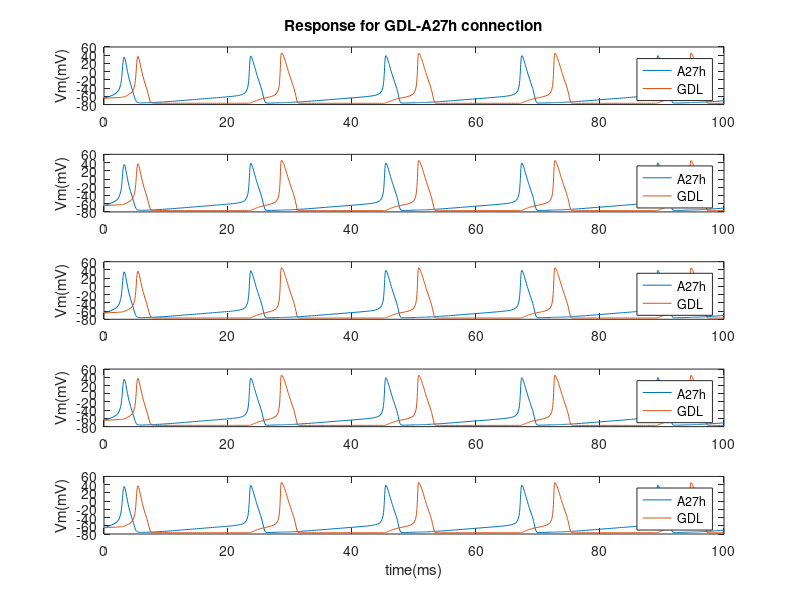

Recreate this plot in MATLAB.
% Sequence connection for the EI neuron connection within the sequence of GDL to A27h
% Model basis: Hodgkin huxley model
% Description: within 10 neurons (5E-5I, intra(I-E),inter(E-I))
% Main contents: 1) parameter; 2) function; 3) solver;

%% Basic function relations
% DIFFERENTIAL EQUATIONS:
%  E_v' = ((E_input1_Iapp+E_input1_noise*randn(1,E_Npop)))+((E_ina_INa(E_v,E_ina_m,E_ina_h))+((E_ik_IK(E_v,E_ik_n))))+((-E_I_igaba_ISYN(E_v,E_I_igaba_s)))
%  E_ina_m' =  E_ina_aM(E_v).*(1-E_ina_m)-E_ina_bM(E_v).*E_ina_m
%  E_ina_h' =  E_ina_aH(E_v).*(1-E_ina_h)-E_ina_bH(E_v).*E_ina_h
%  E_ik_n' =  E_ik_aN(E_v).*(1-E_ik_n)-E_ik_bN(E_v).*E_ik_n
%  I_v' = ((I_input1_Iapp+I_input1_noise*randn(1,I_Npop)))+((I_ina_INa(I_v,I_ina_m,I_ina_h))+((I_ik_IK(I_v,I_ik_n))))+((-I_E_iampa_ISYN(I_v,I_E_iampa_s)))
%  I_ina_m' =  I_ina_aM(I_v).*(1-I_ina_m)-I_ina_bM(I_v).*I_ina_m
%  I_ina_h' =  I_ina_aH(I_v).*(1-I_ina_h)-I_ina_bH(I_v).*I_ina_h
%  I_ik_n' =  I_ik_aN(I_v).*(1-I_ik_n)-I_ik_bN(I_v).*I_ik_n
%  E_I_igaba_s' = -E_I_igaba_s./E_I_igaba_tauD+((1-E_I_igaba_s)/E_I_igaba_tauR).*(1+tanh(I_v/10))
%  I_E_iampa_s' = -I_E_iampa_s./I_E_iampa_tauD+((1-I_E_iampa_s)/I_E_iampa_tauR).*(1+tanh(E_v/10))
% Initial conditions:
%  E_v(0) = -65 * ones(1,E_Npop)
%  E_ina_m(0) = .1*ones(1,E_Npop)
%  E_ina_h(0) = .1*ones(1,E_Npop)
%  E_ik_n(0) = 0*ones(1,E_Npop)
%  I_v(0) = -65 * ones(1,I_Npop)
%  I_ina_m(0) = .1*ones(1,I_Npop)
%  I_ina_h(0) = .1*ones(1,I_Npop)
%  I_ik_n(0) = 0*ones(1,I_Npop)
%  E_I_igaba_s(0) = .1*ones(1,I_Npop)
%  I_E_iampa_s(0) = .1*ones(1,E_Npop)

clc;
clear all;

%% Parameter Space:
% Sodium conductance:120; Potasium condunctance:36; 
% E-Input current:5; I-Input current:0;
% E-num:1; E-num:1;
  E_ina_gNa = +120.0000; E_ik_gK = +36.0000; 
  E_input1_Iapp = +5.0000; E_input1_noise = +0.0000; 
  E_Npop = +1.0000;     % represent for the number in each neuron groups;
  I_ina_gNa = +120.0000; I_ik_gK = +36.0000;
  I_input1_Iapp = +0.0000; I_input1_noise = +0.0000; 
  I_Npop = +1.0000;
  E3_ina_gNa = +120.0000; E3_ik_gK = +36.0000;
  E3_input1_Iapp = +5.0000; E3_input1_noise = +0.0000; 
  E3_Npop = +1.0000;
  I4_ina_gNa = +120.0000; I4_ik_gK = +36.0000; 
  I4_input1_Iapp = +0.0000; I4_input1_noise = +0.0000; 
  I4_Npop = +1.0000;
  E5_ina_gNa = +120.0000; E5_ik_gK = +36.0000;
  E5_input1_Iapp = +5.0000; E5_input1_noise = +0.0000; 
  E5_Npop = +1.0000;
  I6_ina_gNa = +120.0000; I6_ik_gK = +36.0000;
  I6_input1_Iapp = +0.0000; I6_input1_noise = +0.0000; 
  I6_Npop = +1.0000;
  E7_ina_gNa = +120.0000; E7_ik_gK = +36.0000;
  E7_input1_Iapp = +5.0000; E7_input1_noise = +0.0000; 
  E7_Npop = +1.0000;
  I8_ina_gNa = +120.0000; I8_ik_gK = +36.0000;
  I8_input1_Iapp = +0.0000; I8_input1_noise = +0.0000; 
  I8_Npop = +1.0000;
  E9_ina_gNa = +120.0000; E9_ik_gK = +36.0000;
  E9_input1_Iapp = +5.0000; E9_input1_noise = +0.0000; 
  E9_Npop = +1.0000;
  I10_ina_gNa = +120.0000; I10_ik_gK = +36.0000;
  I10_input1_Iapp = +0.0000; I10_input1_noise = +0.0000; 
  I10_Npop = +1.0000;
% Synaptic connection:(GDL-A27h-GDL)
  E_I_igaba_gSYN = +0.2500; E_I_igaba_ESYN = -80.0000;
  E_I_igaba_tauD = +10.0000; E_I_igaba_tauR = +0.4000;
  I4_E_iampa_gSYN = +0.1000; I4_E_iampa_ESYN = +0.0000;
  I4_E_iampa_tauD = +2.0000; I4_E_iampa_tauR = +0.4000;
  E3_I4_igaba_gSYN = +0.2500; E3_I4_igaba_ESYN = -80.0000;
  E3_I4_igaba_tauD = +10.0000; E3_I4_igaba_tauR = +0.4000;
  I6_E3_iampa_gSYN = +0.1000; I6_E3_iampa_ESYN = +0.0000;
  I6_E3_iampa_tauD = +2.0000; I6_E3_iampa_tauR = +0.4000;  
  E5_I6_igaba_gSYN = +0.2500; E5_I6_igaba_ESYN = -80.0000;
  E5_I6_igaba_tauD = +10.0000; E5_I6_igaba_tauR = +0.4000;
  I8_E5_iampa_gSYN = +0.1000; I8_E5_iampa_ESYN = +0.0000;
  I8_E5_iampa_tauD = +2.0000; I8_E5_iampa_tauR = +0.4000;
  E7_I8_igaba_gSYN = +0.2500; E7_I8_igaba_ESYN = -80.0000;
  E7_I8_igaba_tauD = +10.0000; E7_I8_igaba_tauR = +0.4000;
  I10_E7_iampa_gSYN = +0.1000; I10_E7_iampa_ESYN = +0.0000;
  I10_E7_iampa_tauD = +2.0000; I10_E7_iampa_tauR = +0.4000;  
  E9_I10_igaba_gSYN = +0.2500; E9_I10_igaba_ESYN = -80.0000;
  E9_I10_igaba_tauD = +10.0000; E9_I10_igaba_tauR = +0.4000;
  I_E9_iampa_gSYN = +0.1000; I_E9_iampa_ESYN = +0.0000;
  I_E9_iampa_tauD = +2.0000; I_E9_iampa_tauR = +0.4000;
  
% Neuron population setting:
  E_I_igaba_netcon = ones(I_Npop,E_Npop);
  I4_E_iampa_netcon = ones(E_Npop,I4_Npop);
  E3_I4_igaba_netcon = ones(I4_Npop,E3_Npop);
  I6_E3_iampa_netcon = ones(E3_Npop,I6_Npop);
  E5_I6_igaba_netcon = ones(I6_Npop,E5_Npop);
  I8_E5_iampa_netcon = ones(E5_Npop,I8_Npop);
  E7_I8_igaba_netcon = ones(I8_Npop,E7_Npop);
  I10_E7_iampa_netcon = ones(E7_Npop,I10_Npop);
  E9_I10_igaba_netcon = ones(I10_Npop,E9_Npop);
  I_E9_iampa_netcon = ones(E9_Npop,I_Npop);
  
%% Functions:
  E_ina_INa = @(E_v,E_ina_m,E_ina_h) -E_ina_gNa.*E_ina_m.^3.*E_ina_h.*(E_v-50);
  E_ina_aM = @(E_v) (2.5-.1*(E_v+65))./(exp(2.5-.1*(E_v+65))-1);
  E_ina_bM = @(E_v) 4*exp(-(E_v+65)/18);
  E_ina_aH = @(E_v) .07*exp(-(E_v+65)/20);
  E_ina_bH = @(E_v) 1./(exp(3-.1*(E_v+65))+1);
  E_ik_IK = @(E_v,E_ik_n) -E_ik_gK.*E_ik_n.^4.*(E_v+77);
  E_ik_aN = @(E_v) (.1-.01*(E_v+65))./(exp(1-.1*(E_v+65))-1);
  E_ik_bN = @(E_v) .125*exp(-(E_v+65)/80);
  I_ina_INa = @(I_v,I_ina_m,I_ina_h) -I_ina_gNa.*I_ina_m.^3.*I_ina_h.*(I_v-50);
  I_ina_aM = @(I_v) (2.5-.1*(I_v+65))./(exp(2.5-.1*(I_v+65))-1);
  I_ina_bM = @(I_v) 4*exp(-(I_v+65)/18);
  I_ina_aH = @(I_v) .07*exp(-(I_v+65)/20);
  I_ina_bH = @(I_v) 1./(exp(3-.1*(I_v+65))+1);
  I_ik_IK = @(I_v,I_ik_n) -I_ik_gK.*I_ik_n.^4.*(I_v+77);
  I_ik_aN = @(I_v) (.1-.01*(I_v+65))./(exp(1-.1*(I_v+65))-1);
  I_ik_bN = @(I_v) .125*exp(-(I_v+65)/80);
  E3_ina_INa = @(E3_v,E3_ina_m,E3_ina_h) -E3_ina_gNa.*E3_ina_m.^3.*E3_ina_h.*(E3_v-50);
  E3_ina_aM = @(E3_v) (2.5-.1*(E3_v+65))./(exp(2.5-.1*(E3_v+65))-1);
  E3_ina_bM = @(E3_v) 4*exp(-(E3_v+65)/18);
  E3_ina_aH = @(E3_v) .07*exp(-(E3_v+65)/20);
  E3_ina_bH = @(E3_v) 1./(exp(3-.1*(E3_v+65))+1);
  E3_ik_IK = @(E3_v,E3_ik_n) -E3_ik_gK.*E3_ik_n.^4.*(E3_v+77);
  E3_ik_aN = @(E3_v) (.1-.01*(E3_v+65))./(exp(1-.1*(E3_v+65))-1);
  E3_ik_bN = @(E3_v) .125*exp(-(E3_v+65)/80);
  I4_ina_INa = @(I4_v,I4_ina_m,I4_ina_h) -I4_ina_gNa.*I4_ina_m.^3.*I4_ina_h.*(I4_v-50);
  I4_ina_aM = @(I4_v) (2.5-.1*(I4_v+65))./(exp(2.5-.1*(I4_v+65))-1);
  I4_ina_bM = @(I4_v) 4*exp(-(I4_v+65)/18);
  I4_ina_aH = @(I4_v) .07*exp(-(I4_v+65)/20);
  I4_ina_bH = @(I4_v) 1./(exp(3-.1*(I4_v+65))+1);
  I4_ik_IK = @(I4_v,I4_ik_n) -I4_ik_gK.*I4_ik_n.^4.*(I4_v+77);
  I4_ik_aN = @(I4_v) (.1-.01*(I4_v+65))./(exp(1-.1*(I4_v+65))-1);
  I4_ik_bN = @(I4_v) .125*exp(-(I4_v+65)/80);
  E5_ina_INa = @(E5_v,E5_ina_m,E5_ina_h) -E5_ina_gNa.*E5_ina_m.^3.*E5_ina_h.*(E5_v-50);
  E5_ina_aM = @(E5_v) (2.5-.1*(E5_v+65))./(exp(2.5-.1*(E5_v+65))-1);
  E5_ina_bM = @(E5_v) 4*exp(-(E5_v+65)/18);
  E5_ina_aH = @(E5_v) .07*exp(-(E5_v+65)/20);
  E5_ina_bH = @(E5_v) 1./(exp(3-.1*(E5_v+65))+1);
  E5_ik_IK = @(E5_v,E5_ik_n) -E5_ik_gK.*E5_ik_n.^4.*(E5_v+77);
  E5_ik_aN = @(E5_v) (.1-.01*(E5_v+65))./(exp(1-.1*(E5_v+65))-1);
  E5_ik_bN = @(E5_v) .125*exp(-(E5_v+65)/80);
  I6_ina_INa = @(I6_v,I6_ina_m,I6_ina_h) -I6_ina_gNa.*I6_ina_m.^3.*I6_ina_h.*(I6_v-50);
  I6_ina_aM = @(I6_v) (2.5-.1*(I6_v+65))./(exp(2.5-.1*(I6_v+65))-1);
  I6_ina_bM = @(I6_v) 4*exp(-(I6_v+65)/18);
  I6_ina_aH = @(I6_v) .07*exp(-(I6_v+65)/20);
  I6_ina_bH = @(I6_v) 1./(exp(3-.1*(I6_v+65))+1);
  I6_ik_IK = @(I6_v,I6_ik_n) -I6_ik_gK.*I6_ik_n.^4.*(I6_v+77);
  I6_ik_aN = @(I6_v) (.1-.01*(I6_v+65))./(exp(1-.1*(I6_v+65))-1);
  I6_ik_bN = @(I6_v) .125*exp(-(I6_v+65)/80);
  E7_ina_INa = @(E7_v,E7_ina_m,E7_ina_h) -E7_ina_gNa.*E7_ina_m.^3.*E7_ina_h.*(E7_v-50);
  E7_ina_aM = @(E7_v) (2.5-.1*(E7_v+65))./(exp(2.5-.1*(E7_v+65))-1);
  E7_ina_bM = @(E7_v) 4*exp(-(E7_v+65)/18);
  E7_ina_aH = @(E7_v) .07*exp(-(E7_v+65)/20);
  E7_ina_bH = @(E7_v) 1./(exp(3-.1*(E7_v+65))+1);
  E7_ik_IK = @(E7_v,E7_ik_n) -E7_ik_gK.*E7_ik_n.^4.*(E7_v+77);
  E7_ik_aN = @(E7_v) (.1-.01*(E7_v+65))./(exp(1-.1*(E7_v+65))-1);
  E7_ik_bN = @(E7_v) .125*exp(-(E7_v+65)/80);
  I8_ina_INa = @(I8_v,I8_ina_m,I8_ina_h) -I8_ina_gNa.*I8_ina_m.^3.*I8_ina_h.*(I8_v-50);
  I8_ina_aM = @(I8_v) (2.5-.1*(I8_v+65))./(exp(2.5-.1*(I8_v+65))-1);
  I8_ina_bM = @(I8_v) 4*exp(-(I8_v+65)/18);
  I8_ina_aH = @(I8_v) .07*exp(-(I8_v+65)/20);
  I8_ina_bH = @(I8_v) 1./(exp(3-.1*(I8_v+65))+1);
  I8_ik_IK = @(I8_v,I8_ik_n) -I8_ik_gK.*I8_ik_n.^4.*(I8_v+77);
  I8_ik_aN = @(I8_v) (.1-.01*(I8_v+65))./(exp(1-.1*(I8_v+65))-1);
  I8_ik_bN = @(I8_v) .125*exp(-(I8_v+65)/80);
  E9_ina_INa = @(E9_v,E9_ina_m,E9_ina_h) -E9_ina_gNa.*E9_ina_m.^3.*E9_ina_h.*(E9_v-50);
  E9_ina_aM = @(E9_v) (2.5-.1*(E9_v+65))./(exp(2.5-.1*(E9_v+65))-1);
  E9_ina_bM = @(E9_v) 4*exp(-(E9_v+65)/18);
  E9_ina_aH = @(E9_v) .07*exp(-(E9_v+65)/20);
  E9_ina_bH = @(E9_v) 1./(exp(3-.1*(E9_v+65))+1);
  E9_ik_IK = @(E9_v,E9_ik_n) -E9_ik_gK.*E9_ik_n.^4.*(E9_v+77);
  E9_ik_aN = @(E9_v) (.1-.01*(E9_v+65))./(exp(1-.1*(E9_v+65))-1);
  E9_ik_bN = @(E9_v) .125*exp(-(E9_v+65)/80);
  I10_ina_INa = @(I10_v,I10_ina_m,I10_ina_h) -I10_ina_gNa.*I10_ina_m.^3.*I10_ina_h.*(I10_v-50);
  I10_ina_aM = @(I10_v) (2.5-.1*(I10_v+65))./(exp(2.5-.1*(I10_v+65))-1);
  I10_ina_bM = @(I10_v) 4*exp(-(I10_v+65)/18);
  I10_ina_aH = @(I10_v) .07*exp(-(I10_v+65)/20);
  I10_ina_bH = @(I10_v) 1./(exp(3-.1*(I10_v+65))+1);
  I10_ik_IK = @(I10_v,I10_ik_n) -I10_ik_gK.*I10_ik_n.^4.*(I10_v+77);
  I10_ik_aN = @(I10_v) (.1-.01*(I10_v+65))./(exp(1-.1*(I10_v+65))-1);
  I10_ik_bN = @(I10_v) .125*exp(-(I10_v+65)/80);
  E_I_igaba_ISYN = @(E_v,E_I_igaba_s)(E_I_igaba_gSYN.*(E_I_igaba_s*E_I_igaba_netcon).*(E_v-E_I_igaba_ESYN));
  I4_E_iampa_ISYN = @(I4_v,I4_E_iampa_s)(I4_E_iampa_gSYN.*(I4_E_iampa_s*I4_E_iampa_netcon).*(I4_v-I4_E_iampa_ESYN));
  E3_I4_igaba_ISYN = @(E3_v,E3_I4_igaba_s)(E3_I4_igaba_gSYN.*(E3_I4_igaba_s*E3_I4_igaba_netcon).*(E3_v-E3_I4_igaba_ESYN)); 
  I6_E3_iampa_ISYN = @(I6_v,I6_E3_iampa_s)(I6_E3_iampa_gSYN.*(I6_E3_iampa_s*I6_E3_iampa_netcon).*(I6_v-I6_E3_iampa_ESYN));  
  E5_I6_igaba_ISYN = @(E5_v,E5_I6_igaba_s)(E5_I6_igaba_gSYN.*(E5_I6_igaba_s*E5_I6_igaba_netcon).*(E5_v-E5_I6_igaba_ESYN));
  I8_E5_iampa_ISYN = @(I8_v,I8_E5_iampa_s)(I8_E5_iampa_gSYN.*(I8_E5_iampa_s*I8_E5_iampa_netcon).*(I8_v-I8_E5_iampa_ESYN));
  E7_I8_igaba_ISYN = @(E7_v,E7_I8_igaba_s)(E7_I8_igaba_gSYN.*(E7_I8_igaba_s*E7_I8_igaba_netcon).*(E7_v-E7_I8_igaba_ESYN));
  I10_E7_iampa_ISYN = @(I10_v,I10_E7_iampa_s)(I10_E7_iampa_gSYN.*(I10_E7_iampa_s*I10_E7_iampa_netcon).*(I10_v-I10_E7_iampa_ESYN)); 
  E9_I10_igaba_ISYN = @(E9_v,E9_I10_igaba_s)(E9_I10_igaba_gSYN.*(E9_I10_igaba_s*E9_I10_igaba_netcon).*(E9_v-E9_I10_igaba_ESYN));
  I_E9_iampa_ISYN = @(I_v,I_E9_iampa_s)(I_E9_iampa_gSYN.*(I_E9_iampa_s*I_E9_iampa_netcon).*(I_v-I_E9_iampa_ESYN));
  
% ##############################################################
% Prepare ODEFUN for use with built-in Matlab solvers:
% ##############################################################
ODEFUN = @(t,X)[((5+0*randn(1,1)))+((E_ina_INa(X(1:1)',X(2:2)',X(3:3)'))+((E_ik_IK(X(1:1)',X(4:4)'))))+((-E_I_igaba_ISYN(X(1:1)',X(41:41)'))),...
    E_ina_aM(X(1:1)').*(1-X(2:2)')-E_ina_bM(X(1:1)').*X(2:2)',...
    E_ina_aH(X(1:1)').*(1-X(3:3)')-E_ina_bH(X(1:1)').*X(3:3)',...
    E_ik_aN(X(1:1)').*(1-X(4:4)')-E_ik_bN(X(1:1)').*X(4:4)',...
    ((0+0*randn(1,1)))+((I_ina_INa(X(5:5)',X(6:6)',X(7:7)'))+((I_ik_IK(X(5:5)',X(8:8)'))))+((-I_E9_iampa_ISYN(X(5:5)',X(50:50)'))),...
    I_ina_aM(X(5:5)').*(1-X(6:6)')-I_ina_bM(X(5:5)').*X(6:6)',...
    I_ina_aH(X(5:5)').*(1-X(7:7)')-I_ina_bH(X(5:5)').*X(7:7)',...
    I_ik_aN(X(5:5)').*(1-X(8:8)')-I_ik_bN(X(5:5)').*X(8:8)',...
    ((5+0*randn(1,1)))+((((E3_ina_INa(X(9:9)',X(10:10)',X(11:11)'))+((E3_ik_IK(X(9:9)',X(12:12)'))))))+((-E3_I4_igaba_ISYN(X(9:9)',X(43:43)'))),...
    E3_ina_aM(X(9:9)').*(1-X(10:10)')-E3_ina_bM(X(9:9)').*X(10:10)',...
    E3_ina_aH(X(9:9)').*(1-X(11:11)')-E3_ina_bH(X(9:9)').*X(11:11)',...
    E3_ik_aN(X(9:9)').*(1-X(12:12)')-E3_ik_bN(X(9:9)').*X(12:12)',...
    ((0+0*randn(1,1)))+((((I4_ina_INa(X(13:13)',X(14:14)',X(15:15)'))+((I4_ik_IK(X(13:13)',X(16:16)'))))))+((-I4_E_iampa_ISYN(X(13:13)',X(42:42)'))),...
    I4_ina_aM(X(13:13)').*(1-X(14:14)')-I4_ina_bM(X(13:13)').*X(14:14)',...
    I4_ina_aH(X(13:13)').*(1-X(15:15)')-I4_ina_bH(X(13:13)').*X(15:15)',...
    I4_ik_aN(X(13:13)').*(1-X(16:16)')-I4_ik_bN(X(13:13)').*X(16:16)',...
    ((5+0*randn(1,1)))+((((E5_ina_INa(X(17:17)',X(18:18)',X(19:19)'))+((E5_ik_IK(X(17:17)',X(20:20)'))))))+((-E5_I6_igaba_ISYN(X(17:17)',X(45:45)'))),...
    E5_ina_aM(X(17:17)').*(1-X(18:18)')-E5_ina_bM(X(17:17)').*X(18:18)',...
    E5_ina_aH(X(17:17)').*(1-X(19:19)')-E5_ina_bH(X(17:17)').*X(19:19)',...
    E5_ik_aN(X(17:17)').*(1-X(20:20)')-E5_ik_bN(X(17:17)').*X(20:20)',...
    ((0+0*randn(1,1)))+((((I6_ina_INa(X(21:21)',X(22:22)',X(23:23)'))+((I6_ik_IK(X(21:21)',X(24:24)'))))))+((-I6_E3_iampa_ISYN(X(21:21)',X(44:44)'))),...
    I6_ina_aM(X(21:21)').*(1-X(22:22)')-I6_ina_bM(X(21:21)').*X(22:22)',...
    I6_ina_aH(X(21:21)').*(1-X(23:23)')-I6_ina_bH(X(21:21)').*X(23:23)',...
    I6_ik_aN(X(21:21)').*(1-X(24:24)')-I6_ik_bN(X(21:21)').*X(24:24)',...
    ((5+0*randn(1,1)))+((((E7_ina_INa(X(25:25)',X(26:26)',X(27:27)'))+((E7_ik_IK(X(25:25)',X(28:28)'))))))+((-E7_I8_igaba_ISYN(X(25:25)',X(47:47)'))),...
    E7_ina_aM(X(25:25)').*(1-X(26:26)')-E7_ina_bM(X(25:25)').*X(26:26)',...
    E7_ina_aH(X(25:25)').*(1-X(27:27)')-E7_ina_bH(X(25:25)').*X(27:27)',...
    E7_ik_aN(X(25:25)').*(1-X(28:28)')-E7_ik_bN(X(25:25)').*X(28:28)',...
    ((0+0*randn(1,1)))+((((I8_ina_INa(X(29:29)',X(30:30)',X(31:31)'))+((I8_ik_IK(X(29:29)',X(32:32)'))))))+((-I8_E5_iampa_ISYN(X(29:29)',X(46:46)'))),...
    I8_ina_aM(X(29:29)').*(1-X(30:30)')-I8_ina_bM(X(29:29)').*X(30:30)',...
    I8_ina_aH(X(29:29)').*(1-X(31:31)')-I8_ina_bH(X(29:29)').*X(31:31)',...
    I8_ik_aN(X(29:29)').*(1-X(32:32)')-I8_ik_bN(X(29:29)').*X(32:32)',...
    ((5+0*randn(1,1)))+((((E9_ina_INa(X(33:33)',X(34:34)',X(35:35)'))+((E9_ik_IK(X(33:33)',X(36:36)'))))))+((-E9_I10_igaba_ISYN(X(33:33)',X(49:49)'))),...
    E9_ina_aM(X(33:33)').*(1-X(34:34)')-E9_ina_bM(X(33:33)').*X(34:34)',...
    E9_ina_aH(X(33:33)').*(1-X(35:35)')-E9_ina_bH(X(33:33)').*X(35:35)',...
    E9_ik_aN(X(33:33)').*(1-X(36:36)')-E9_ik_bN(X(33:33)').*X(36:36)',...
    ((0+0*randn(1,1)))+((((I10_ina_INa(X(37:37)',X(38:38)',X(39:39)'))+((I10_ik_IK(X(37:37)',X(40:40)'))))))+((-I10_E7_iampa_ISYN(X(37:37)',X(48:48)'))),...
    I10_ina_aM(X(37:37)').*(1-X(38:38)')-I10_ina_bM(X(37:37)').*X(38:38)',...
    I10_ina_aH(X(37:37)').*(1-X(39:39)')-I10_ina_bH(X(37:37)').*X(39:39)',...
    I10_ik_aN(X(37:37)').*(1-X(40:40)')-I10_ik_bN(X(37:37)').*X(40:40)',...
    -X(41:41)'./10+((1-X(41:41)')/0.4).*(1+tanh(X(5:5)'/10)),...
    -X(42:42)'./2+((1-X(42:42)')/0.4).*(1+tanh(X(1:1)'/10)),...
    -X(43:43)'./10+((1-X(43:43)')/0.4).*(1+tanh(X(13:13)'/10)),...
    -X(44:44)'./2+((1-X(44:44)')/0.4).*(1+tanh(X(9:9)'/10)),...
    -X(45:45)'./10+((1-X(45:45)')/0.4).*(1+tanh(X(21:21)'/10)),...
    -X(46:46)'./2+((1-X(46:46)')/0.4).*(1+tanh(X(17:17)'/10)),...
    -X(47:47)'./10+((1-X(47:47)')/0.4).*(1+tanh(X(29:29)'/10)),...
    -X(48:48)'./2+((1-X(48:48)')/0.4).*(1+tanh(X(25:25)'/10)),...    
    -X(49:49)'./10+((1-X(49:49)')/0.4).*(1+tanh(X(37:37)'/10)),...
    -X(50:50)'./2+((1-X(50:50)')/0.4).*(1+tanh(X(33:33)'/10))]';
IC = [-65          0.1          0.1            0          -65          0.1          0.1            0          -65          0.1          0.1            0          -65          0.1          0.1            0          -65          0.1          0.1            0          -65          0.1          0.1            0          -65          0.1          0.1            0          -65          0.1          0.1            0          -65          0.1          0.1            0          -65          0.1          0.1            0          0.1          0.1          0.1          0.1          0.1          0.1          0.1          0.1          0.1          0.1];

%% Solve system using built-in Matlab solver:
options=odeset('RelTol',1e-2,'AbsTol',1e-4,'InitialStep',.01);
[t,y]=ode23(ODEFUN,[0 100],IC,options);

%% plot results
figure(1)
subplot(5,1,1)
plot(t,y(:,1),t,y(:,5));
title('Response for GDL-A27h connection');
legend('A27h','GDL');
ylabel('Vm(mV)');
subplot(5,1,2)
plot(t,y(:,9),t,y(:,13));
legend('A27h','GDL');
ylabel('Vm(mV)');
subplot(5,1,3)
plot(t,y(:,17),t,y(:,21));
legend('A27h','GDL');
ylabel('Vm(mV)');
subplot(5,1,4)
plot(t,y(:,25),t,y(:,29));
legend('A27h','GDL');
ylabel('Vm(mV)');
subplot(5,1,5)
plot(t,y(:,33),t,y(:,37));
legend('A27h','GDL');
ylabel('Vm(mV)');
xlabel('time(ms)');